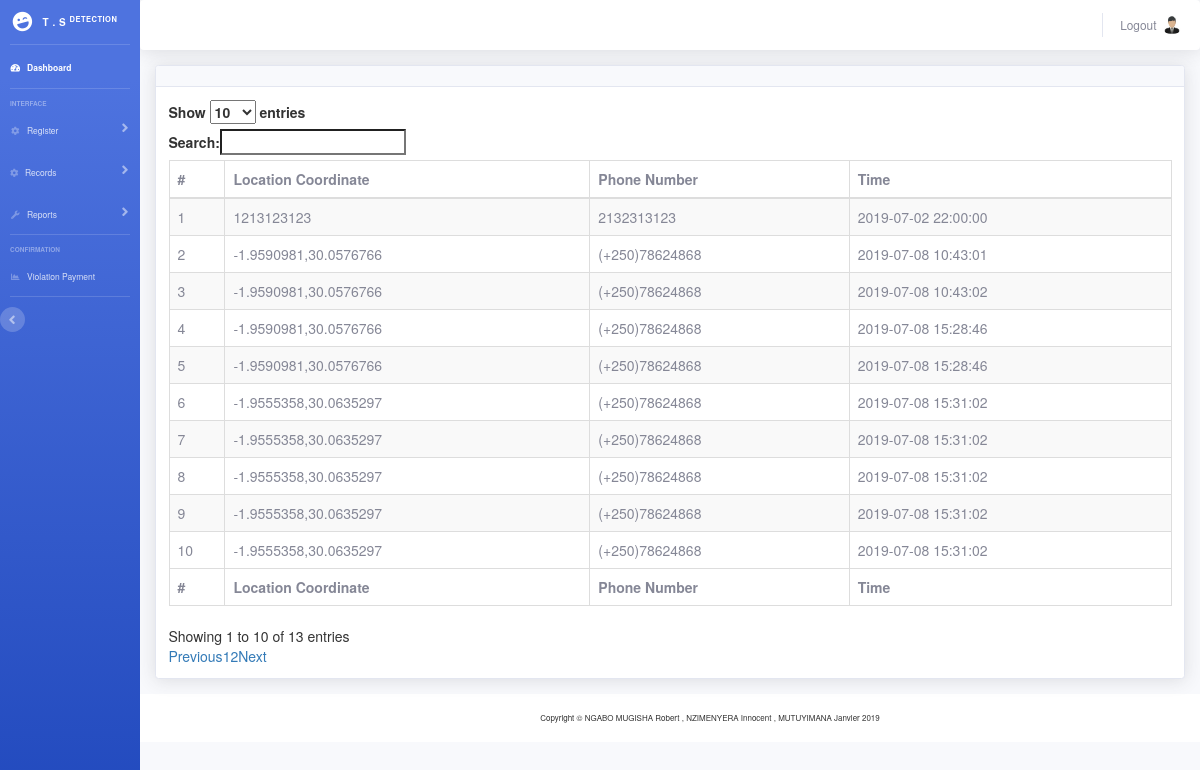
The app's page /admin/accidentData.php (signed in) with its own data.
### tables this page shows
CREATE TABLE `accident` (
  `a_id` int(11) NOT NULL,
  `a_long_lati` varchar(30) NOT NULL,
  `phone` varchar(14) NOT NULL,
  `a_time` timestamp NOT NULL DEFAULT CURRENT_TIMESTAMP ON UPDATE CURRENT_TIMESTAMP,
  `h_id` int(11) NOT NULL,
  `p_id` int(11) NOT NULL
);

### admin/accidentData.php (the view, shortened to what this page needs)
<?php
if(empty($_SESSION['id']))
{
    header('LOCATION:index.php');
}
else{
include('includes/header.php');
include('includes/navbar.php');
include('connect_db.php');
?>
 <head>
           <link rel="stylesheet" href="https://maxcdn.bootstrapcdn.com/bootstrap/3.3.6/css/bootstrap.min.css" />
           <link rel="stylesheet" href="https://cdn.datatables.net/1.10.12/css/dataTables.bootstrap.min.css" />
  <link href="vendor/fontawesome-free/css/all.min.css" rel="stylesheet" type="text/css">
      </head>
<div class="container-fluid">
<div class="card shadow mb-4">
  <div class="card-header py-3">
  </div>
  <div class="card-body">
    <div class="table-responsive">
      <table class="table table-striped table-bordered" id="employee_data" width="1400" cellspacing="0" style="width:800">
        <thead>
          <tr>
                <th> # </th>
                <th> Location Coordinate  </th>
                <th> Phone Number </th>
                <th> Time </th>
          </tr>
        </thead>
        <tbody>
        <?php
        $sql = "SELECT * FROM accident ";
        $result = mysqli_query($con, $sql);
										$i=1;
									if (mysqli_num_rows($result) > 0) {
                    while($row = mysqli_fetch_assoc($result)) {
											echo'<tr>
													<td>'.$i.'</td>
													<td>'.$row['a_long_lati'].'</td>
													<td>'.$row['phone'].'</td>
													<td>'.$row['a_time'].'</td>
                        ';?>
                  </tr>
                        <?php
                        $i++;
                    }
                  }
									?>
        </tbody>
        <tfoot>
            <tr>
                <th> # </th>
                <th> Location Coordinate  </th>
                <th> Phone Number </th>
                <th> Time </th>
            </tr>
        </tfoot>
      </table>
    </div>
  </div>
</div>
</div>
<?php
include('includes/footer.php');
}
?>

### admin/includes/header.php (shortened to what this page needs)
<!DOCTYPE html>
<html lang="en">
<head>
  <link href="vendor/fontawesome-free/css/all.min.css" rel="stylesheet" type="text/css">
  <link href="css/sb-admin-2.min.css" rel="stylesheet">
</head>
<body id="page-top">
  <div id="wrapper">

### admin/includes/navbar.php (shortened to what this page needs)
   <ul class="navbar-nav bg-gradient-primary sidebar sidebar-dark accordion" id="accordionSidebar">
<a class="sidebar-brand d-flex align-items-center justify-content-center" href="home.php">
  <div class="sidebar-brand-icon rotate-n-15">
    <i class="fas fa-laugh-wink"></i>
  </div>
  <div class="sidebar-brand-text mx-3">T . S <sup>Detection</sup></div>
</a>
<hr class="sidebar-divider my-0">
<li class="nav-item active">
  <a class="nav-link" href="home.php">
    <i class="fas fa-fw fa-tachometer-alt"></i>
    <span>Dashboard</span></a>
</li>
<hr class="sidebar-divider">
<div class="sidebar-heading">
  Interface
</div>
<li class="nav-item">
  <a class="nav-link collapsed" href="#" data-toggle="collapse" data-target="#collapseTwo" aria-expanded="true" aria-controls="collapseTwo">
    <i class="fas fa-fw fa-cog"></i>
    <span>Register</span>
  </a>
</li>
<li class="nav-item">
  <a class="nav-link collapsed" href="#" data-toggle="collapse" data-target="#collapsetree" aria-expanded="true" aria-controls="collapseTwo">
    <i class="fas fa-bar-chart fa-cog"></i>
    <span>Records</span>
  </a>
</li>
<li class="nav-item">
  <a class="nav-link collapsed" href="#" data-toggle="collapse" data-target="#collapseUtilities" aria-expanded="true" aria-controls="collapseUtilities">
    <i class="fas fa-fw fa-wrench"></i>
    <span>Reports</span>
  </a>
</li>
<hr class="sidebar-divider">
<div class="sidebar-heading">
  Confirmation
</div>
<li class="nav-item">
  <a class="nav-link" href="violation_payment.php">
    <i class="fas fa-fw fa-chart-area"></i>
    <span>Violation Payment</span></a>
<hr class="sidebar-divider d-none d-md-block">
<div class="text-center d-none d-md-inline">
  <button class="rounded-circle border-0" id="sidebarToggle"></button>
</div>
</ul>
    <div id="content-wrapper" class="d-flex flex-column">
      <div id="content">
        <nav class="navbar navbar-expand navbar-light bg-white topbar mb-4 static-top shadow">
          <ul class="navbar-nav ml-auto">
            <li class="nav-item dropdown no-arrow">
              <a class="nav-link dropdown-toggle" href="logout.php" id="logout" role="button"  aria-haspopup="true" aria-expanded="false">
                <span class="mr-2 d-none d-lg-inline text-gray-600 small">
               Logout
                </span>
                <img class="img-profile rounded-circle" src="img/avatar.jpg">
              </a>
            </li>
          </ul>
        </nav>

### admin/includes/footer.php
      <footer class="sticky-footer bg-white">
        <div class="container my-auto">
          <div class="copyright text-center my-auto">
            <span>Copyright &copy; NGABO MUGISHA Robert , NZIMENYERA Innocent , MUTUYIMANA Janvier 2019</span>
          </div>
        </div>
      </footer>
      </div>
      </div>
    </div>
</body>
</html>

### records on screen
accident: a_long_lati "1213123123", phone "2132313123", a_time "2019-07-02 22:00:00"
accident: a_long_lati "-1.9590981,30.0576766", phone "(+250)78624868", a_time "2019-07-08 10:43:01"
accident: a_long_lati "-1.9590981,30.0576766", phone "(+250)78624868", a_time "2019-07-08 10:43:02"
accident: a_long_lati "-1.9590981,30.0576766", phone "(+250)78624868", a_time "2019-07-08 15:28:46"
accident: a_long_lati "-1.9590981,30.0576766", phone "(+250)78624868", a_time "2019-07-08 15:28:46"
accident: a_long_lati "-1.9555358,30.0635297", phone "(+250)78624868", a_time "2019-07-08 15:31:02"
accident: a_long_lati "-1.9555358,30.0635297", phone "(+250)78624868", a_time "2019-07-08 15:31:02"
accident: a_long_lati "-1.9555358,30.0635297", phone "(+250)78624868", a_time "2019-07-08 15:31:02"
accident: a_long_lati "-1.9555358,30.0635297", phone "(+250)78624868", a_time "2019-07-08 15:31:02"
accident: a_long_lati "-1.9555358,30.0635297", phone "(+250)78624868", a_time "2019-07-08 15:31:02"
